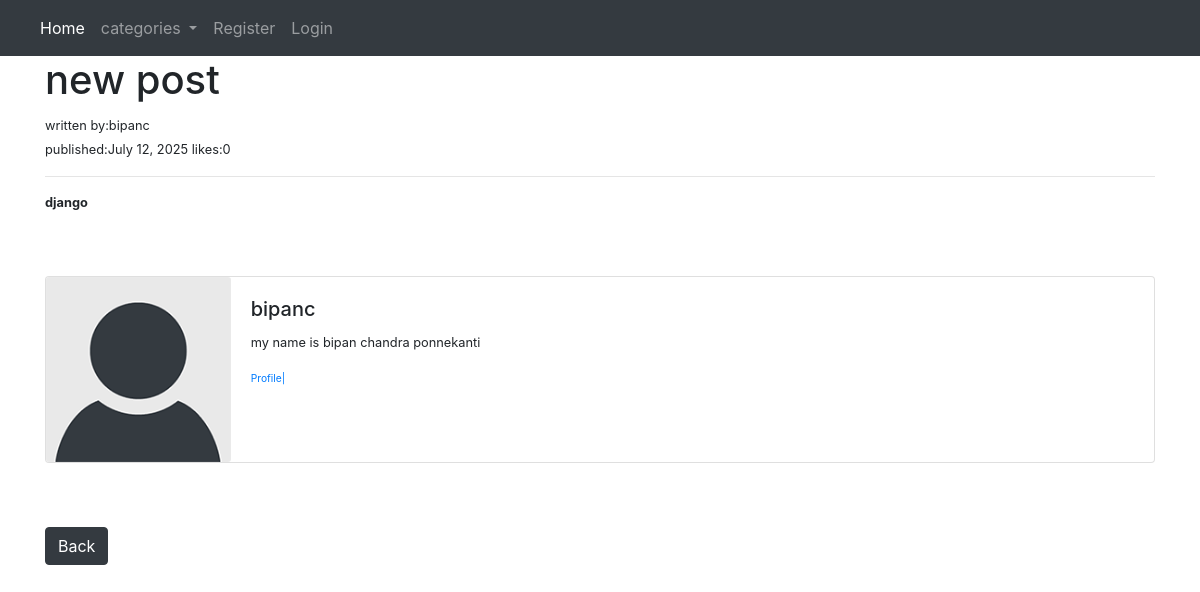
The app's page /artcle/4 with its own data.
### theblog/models.py (models this page shows, shortened)
class post(models.Model):
    title = models.CharField(max_length=255)
    author= models.ForeignKey(User,on_delete=models.CASCADE)
    header_image=models.ImageField(null=True,blank=True,upload_to='images/')
    body= RichTextField(blank=True,null=True)
    post_date=models.DateField(auto_now_add=True)
    category=models.CharField(max_length=255,default='coding')
    snippet=models.CharField(max_length=255)
    likes=models.ManyToManyField(User,related_name='blog_posts')
    def totallikes(self):
        return self.likes.count()

class profile(models.Model):
    bloguser=models.OneToOneField(User,null=True,on_delete=models.CASCADE)
    bio= models.TextField(blank=True,null=True)
    profile_pic=models.ImageField(null=True,blank=True,upload_to='images/profile/')
    websitelink=models.CharField(null=True,blank=True,max_length=255)
    instagramlink=models.CharField(null=True,blank=True,max_length=255)

### theblog/views.py (the view)
# urls.py: path('artcle/<int:pk>',articledetailview.as_view(),name='blog-article'),
class articledetailview(DetailView):
    model=post
    template_name='atrcile_detailview.html'
    def get_context_data(self, *args ,**kwargs):
        catmenu=Category.objects.all()
        stuff=post.objects.get(id=self.kwargs['pk'])
        totallikes=stuff.totallikes
        liked=False
        if stuff.likes.filter(id=self.request.user.id).exists():
            liked=True
        else:
            liked=False
        context = super(articledetailview, self).get_context_data(*args ,**kwargs)
        context['catmenu']=catmenu
        context['totallikes']=totallikes
        context['lik']=liked
        return context

### theblog/models.py (called while the page is built)
    def __str__(self):
        return str(self.name)

### theblog/templates/atrcile_detailview.html (shortened to what this page needs)
{%extends 'base.html'%}
{%load static%}
{%block content%}
<h1>{{post.title}}</h1>
<small>written by:{{post.author   }}<br/>
       published:{{ post.post_date}}
       likes:{{totallikes}}
<hr>
{{post.body|safe}}
<br><br/>
<div class="card mb-3">
  <div class="row no-gutters">
    <div class="col-md-2">
      {%if post.author.profile.profile_pic %}
      <img src="{{post.author.profile.profile_pic.url}}" class=" card-img" alt="...">
      {%else%}
      <img src="{% static 'theblog/image/default_profile_pic.png'%}" class=" card-img" alt="...">
      {%endif%}
    </div>
    <div class="col-md-10">
      <div class="card-body">
        <h5 class="card-title">{{post.author}}</h5>
        <p class="card-text">{{post.author.profile.bio}}</p>
        <p class="card-text"><small class="text-muted">
            {%if post.author.profile%}
            <a href='{% url 'user_profile' post.author.id %}' >Profile|</a>
            {%endif%}
        </small></p>
      </div>
    </div>
  </div>
</div>
<br><br/>
<a href='{% url 'home'%}' type="button" class="btn btn-dark" >Back<a>
{%endblock%}

### records on screen
post: title "new post", author "bipanc", post_date "July 12, 2025", id "0", body "django", author.profile.bio "my name is bipan chandra ponnekanti"
